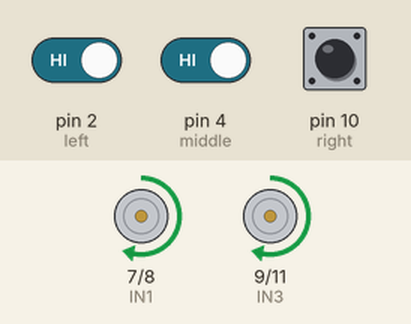
This sketch was run on a simulated Arduino Uno, built with avr-gcc and run on an emulated ATmega328P. Shown: motor-driver pin pairs drawn as motors (green arrow = first pin HIGH = forward, orange = second pin HIGH = backward, longer = more drive, scaled by the enable pin). The test bench sets the inputs (shaded band); at power-on: pin 10 (right) LOW, pin 2 (left) HIGH, pin 4 (middle) HIGH.

Above: at 1.2 s.
1.3 s: pin 10 (right) pulled HIGH for 0.15 s
At 1.38 s:
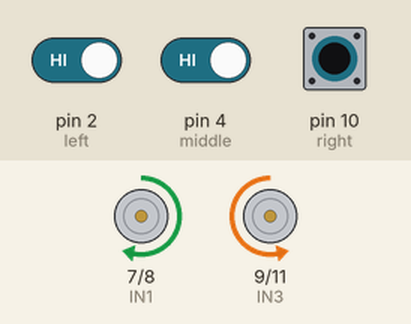
2.9 s: pin 10 (right) pulled HIGH for 3.2 s
At 7.3 s:
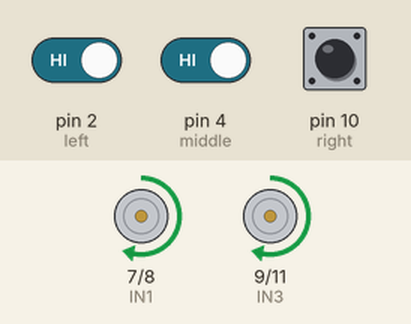
7.6 s: pin 2 (left) driven LOW and pin 4 (middle) driven LOW
At 8.8 s:
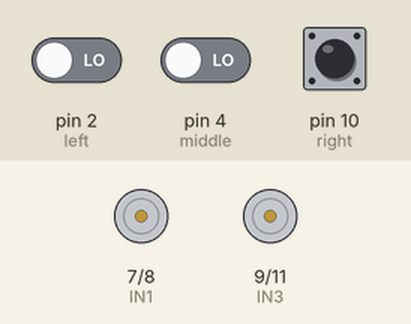
10.6 s: pin 10 (right) pulled HIGH for 1 s
14.6 s: pin 2 (left) driven HIGH
At 15.2 s:
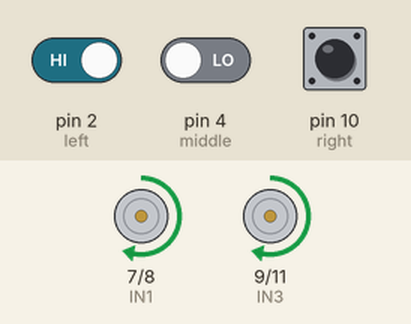
16.2 s: pin 2 (left) driven LOW
At 20.0 s:
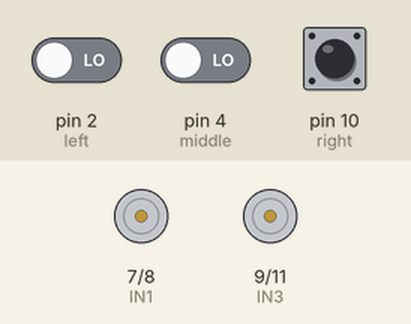
Timing chart, 0 to 20.2 s (numbered marks = the images above; inputs shaded):
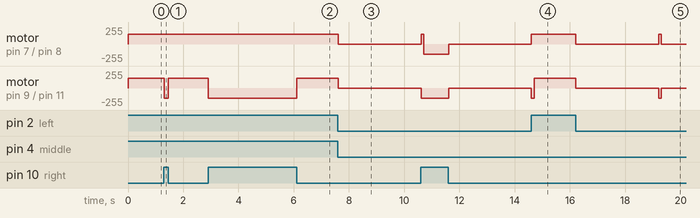

Measured:
- after the input at 1.3 s, motor on pin 9 (IN3) / pin 11 (IN4): forward 150/255 → backward 150/255 at once, → forward 150/255 0.15 s later
- after the input at 2.9 s, motor on pin 9 (IN3) / pin 11 (IN4): forward 150/255 → backward 150/255 at once, → forward 150/255 3.2 s later
- after the input at 7.6 s, motor on pin 7 (IN1) / pin 8 (IN2), motor on pin 9 (IN3) / pin 11 (IN4): forward 150/255 → stopped at once
- after the input at 14.6 s, motor on pin 7 (IN1) / pin 8 (IN2): goes on until 14.6 s, then stays forward 150/255
- after the input at 16.2 s, motor on pin 7 (IN1) / pin 8 (IN2): forward 150/255 → stopped at once, → forward 150/255 3.0 s later, → stopped 0.10 s later; motor on pin 9 (IN3) / pin 11 (IN4): forward 150/255 → stopped at once, → backward 150/255 3.0 s later, → stopped 0.10 s later

The sketch:

obstacle_avoidance.ino
```cpp
#define ENA 5
#define ENB 6
#define IN1 7
#define IN2 8
#define IN3 9
#define IN4 11

#define right 10
#define middle 4
#define left 2

void moveForward(int duration) {

  analogWrite(ENA, 150);
  analogWrite(ENB, 150);

  digitalWrite(IN1, HIGH);
  digitalWrite(IN2, LOW);

  digitalWrite(IN3, LOW);
  digitalWrite(IN4, HIGH);

  delay(duration);
}

void moveBackward(int duration) {

  analogWrite(ENA, 100);
  analogWrite(ENB, 100);

  digitalWrite(IN1, LOW);
  digitalWrite(IN2, HIGH);

  digitalWrite(IN3, HIGH);
  digitalWrite(IN4, LOW);

  delay(duration);
}

void turnRight(int duration) {

  analogWrite(ENA, 150);
  analogWrite(ENB, 150);

  digitalWrite(IN1, HIGH);
  digitalWrite(IN2, LOW);

  digitalWrite(IN3, HIGH);
  digitalWrite(IN4, LOW);

  delay(duration);
}

void turnLeft(int duration) {

  analogWrite(ENA, 150);
  analogWrite(ENB, 150);

  digitalWrite(IN1, LOW);
  digitalWrite(IN2, HIGH);

  digitalWrite(IN3, LOW);
  digitalWrite(IN4, HIGH);

  delay(duration);
}

void stop(int duration) {
  analogWrite(ENA, 0);
  analogWrite(ENB, 0);
  delay(duration);
}


void setup() {
  // put your setup code here, to run once:

  pinMode(ENA, OUTPUT);
  pinMode(ENB, OUTPUT);
  pinMode(IN1, OUTPUT);
  pinMode(IN2, OUTPUT);
  pinMode(IN3, OUTPUT);
  pinMode(IN4, OUTPUT);

  pinMode(right, INPUT);
  pinMode(middle, INPUT);
  pinMode(left, INPUT);

  Serial.begin(9600);
}

void loop() {

  int right_read = digitalRead(right);
  int middle_read = digitalRead(middle);
  int left_read = digitalRead(left);

  if (right_read + left_read + middle_read ==0){
    stop(3000);
    moveForward(100);
  }
  else if (left_read == 0 && right_read ==1){
    turnLeft(10);
  }
  else if (right_read ==0 && left_read == 1){
    turnRight(10);
  }
  else if (middle_read == 0 && left_read == 1 && right_read == 1){
    moveForward(10);
  }
  else if (right_read + left_read + middle_read == 3){
    moveForward(10);
  }

}
```
